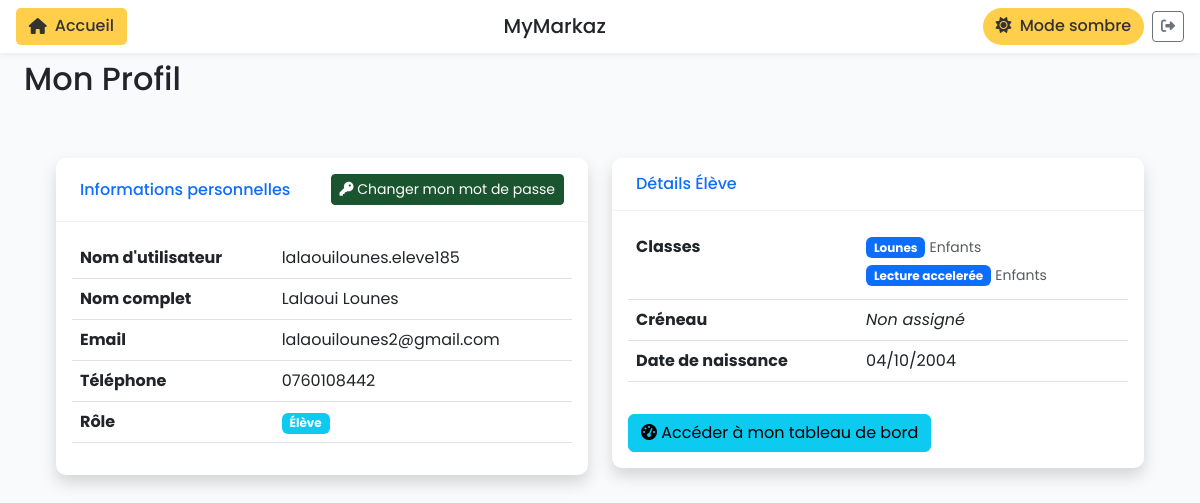
Screenshot of /profile/ (signed in) with the database file from the repository.
### ecole_app/models.py (models this page shows, shortened)
class SiteConfig(models.Model):
    key = models.CharField(max_length=50, unique=True)
    value = models.CharField(max_length=255, default='default')
    @classmethod
    def get_site_name(cls):
        site_config = cls.objects.filter(key='site_name').first()
        return site_config.value if site_config else 'École Markaz'
    class Meta:
        verbose_name = "Configuration du site"
        verbose_name_plural = "Configurations du site"

class Eleve(models.Model):
    classes = models.ManyToManyField('Classe', related_name='eleves_multi', blank=True)  # Ajout pour multi-classes
    composante = models.ForeignKey(Composante, on_delete=models.CASCADE, related_name='eleves', null=True, blank=True)
    user = models.OneToOneField(User, on_delete=models.CASCADE, null=True, blank=True, related_name='eleve')
    nom = models.CharField(max_length=100)
    prenom = models.CharField(max_length=100, blank=True)
    prenom_pere = models.CharField(max_length=100, blank=True, null=True, help_text="Prénom du père")
    prenom_mere = models.CharField(max_length=100, blank=True, null=True, help_text="Prénom de la mère")
    mot_de_passe_en_clair = models.CharField(max_length=100, blank=True, null=True, help_text="Mot de passe en clair (non sécurisé)")
    classe = models.ForeignKey(Classe, on_delete=models.SET_NULL, null=True, related_name='eleves')
    creneaux = models.ManyToManyField(Creneau, related_name='eleves', blank=True)
    annee_scolaire = models.ForeignKey(AnneeScolaire, on_delete=models.SET_NULL, null=True, blank=True, related_name='eleves')
    date_naissance = models.DateField(null=True, blank=True)
    telephone = models.CharField(max_length=20, blank=True)
    telephone_secondaire = models.CharField(max_length=20, blank=True, null=True, help_text="Numéro de téléphone secondaire")
    adresse = models.TextField(blank=True)
    email = models.EmailField(blank=True)
    remarque = models.TextField(blank=True, null=True, help_text="Remarque libre sur l'élève")
    archive = models.BooleanField(default=False, help_text="Élève archivé")
    motif_archive = models.TextField(blank=True, null=True, help_text="Motif d'archivage")
    date_creation = models.DateTimeField(auto_now_add=True)
    montant_total = models.DecimalField(max_digits=10, decimal_places=2, default=200.00, help_text="Montant total à payer pour l'inscription")
    class Meta:
        verbose_name = "Élève"
        verbose_name_plural = "Élèves"

class Classe(models.Model):
    composante = models.ForeignKey(Composante, on_delete=models.CASCADE, related_name='classes', null=True, blank=True)
    nom = models.CharField(max_length=100)
    professeur = models.ForeignKey(Professeur, on_delete=models.SET_NULL, null=True, related_name='classes')
    creneau = models.ForeignKey(Creneau, on_delete=models.SET_NULL, null=True, related_name='classes')
    capacite = models.IntegerField(default=20)
    annee_scolaire = models.ForeignKey(AnneeScolaire, on_delete=models.SET_NULL, null=True, blank=True, related_name='classes')
    date_creation = models.DateTimeField(auto_now_add=True)
    class Meta:
        verbose_name = "Classe"
        verbose_name_plural = "Classes"

class Composante(models.Model):
    nom = models.CharField(max_length=100, unique=True, help_text="Nom de la composante (ex: École Enfants, École Adultes, etc.)")
    description = models.TextField(blank=True, help_text="Description de la composante")
    active = models.BooleanField(default=True, help_text="Composante active ou non")
    date_creation = models.DateTimeField(auto_now_add=True)
    class Meta:
        verbose_name = "Composante"
        verbose_name_plural = "Composantes"
        ordering = ['nom']

### ecole_app/views_auth.py (the view)
# urls.py: path('profile/', views_auth.profile, name='profile'),
@login_required
def profile(request):
    user = request.user
    user_type = None
    profile_data = None
    if hasattr(user, 'professeur') and user.professeur:
        user_type = 'professeur'
        professeur = Professeur.objects.prefetch_related('classes').get(id=user.professeur.id)
        annee_active = AnneeScolaire.objects.filter(active=True).first()
        if annee_active:
            classes_actives = professeur.classes.filter(annee_scolaire=annee_active)
            professeur.classes_actives = classes_actives
        profile_data = professeur
    elif hasattr(user, 'eleve') and user.eleve:
        user_type = 'eleve'
        profile_data = Eleve.objects.prefetch_related('classes').get(id=user.eleve.id)
    context = {
        'user_type': user_type,
        'profile_data': profile_data,
    }
    if user_type == 'eleve':
        return render(request, 'ecole_app/auth/profile_eleve.html', context)
    else:
        return render(request, 'ecole_app/auth/profile.html', context)

### ecole_app/context_processors.py (called while the page is built)
def site_name(request):
    return {
        'site_name': SiteConfig.get_site_name()
    }

### ecole_app/templates/ecole_app/auth/profile_eleve.html (shortened to what this page needs)
{% extends 'ecole_app/base_eleve.html' %}
{% block page_title %}Mon Profil{% endblock %}
{% block content %}
<div class="container-fluid">
    <div class="row">
        <div class="col-lg-6">
            <div class="card shadow mb-4">
                <div class="card-header py-3 d-flex flex-row align-items-center justify-content-between">
                    <h6 class="m-0 font-weight-bold text-primary">Informations personnelles</h6>
                    <a href="{% url 'reset_password' %}" class="btn btn-primary btn-sm" title="Modifier mon mot de passe" aria-label="Modifier mon mot de passe">
                        <i class="fas fa-key" aria-hidden="true"></i> Changer mon mot de passe
                    </a>
                </div>
                <div class="card-body">
                    <div class="table-responsive">
                        <table class="table">
                            <tbody>
                                <tr>
                                    <th>Nom d'utilisateur</th>
                                    <td>{{ user.username }}</td>
                                </tr>
                                <tr>
                                    <th>Nom complet</th>
                                    <td>
                                        {% if user.get_full_name %}
                                            {{ user.get_full_name }}
                                        {% else %}
                                            {{ profile_data.nom }} {{ profile_data.prenom }}
                                        {% endif %}
                                    </td>
                                </tr>
                                <tr>
                                    <th>Email</th>
                                    <td>
                                        {% if profile_data.email %}
                                            {{ profile_data.email }}
                                        {% else %}
                                            <em>Non spécifié</em>
                                        {% endif %}
                                    </td>
                                </tr>
                                <tr>
                                    <th>Téléphone</th>
                                    <td>
                                        {% if profile_data.telephone %}
                                            {{ profile_data.telephone }}
                                        {% else %}
                                            <em>Non spécifié</em>
                                        {% endif %}
                                    </td>
                                </tr>
                                <tr>
                                    <th>Rôle</th>
                                    <td>
                                        <span class="badge bg-info">Élève</span>
                                    </td>
                                </tr>
                            </tbody>
                        </table>
                    </div>
                </div>
            </div>
        </div>
        <div class="col-lg-6">
            <div class="card shadow mb-4">
                <div class="card-header py-3">
                    <h6 class="m-0 font-weight-bold text-primary">Détails Élève</h6>
                </div>
                <div class="card-body">
                    <div class="table-responsive">
                        <table class="table">
                            <tbody>
                                <tr>
                                    <th>Classe{% if profile_data.classes.all|length > 1 %}s{% endif %}</th>
                                    <td>
                                        {% if profile_data.classes.all %}
                                            {% for classe in profile_data.classes.all %}
                                                <div class="mb-1">
                                                    <span class="badge bg-primary">{{ classe.nom }}</span>
                                                    {% if classe.composante %}
                                                        <small class="text-muted">{{ classe.composante.nom }}</small>
                                                    {% endif %}
                                                </div>
                                            {% endfor %}
                                        {% else %}
                                            <em>Non assigné</em>
                                        {% endif %}
                                    </td>
                                </tr>
                                <tr>
                                    <th>Créneau</th>
                                    <td>
                                        {% if profile_data.creneau %}
                                            {{ profile_data.creneau }}
                                            {% if profile_data.creneau.jour %}
                                                <br>
                                                <small class="text-muted">
                                                    {{ profile_data.creneau.get_jour_display }}
                                                    {% if profile_data.creneau.heure_debut and profile_data.creneau.heure_fin %}
                                                        {{ profile_data.creneau.heure_debut|time:"H:i" }} - {{ profile_data.creneau.heure_fin|time:"H:i" }}
                                                    {% endif %}
                                                </small>
                                            {% endif %}
                                        {% else %}
                                            <em>Non assigné</em>
                                        {% endif %}
                                    </td>
                                </tr>
                                <tr>
                                    <th>Date de naissance</th>
                                    <td>
                                        {% if profile_data.date_naissance %}
                                            {{ profile_data.date_naissance|date:"d/m/Y" }}
                                        {% else %}
                                            <em>Non spécifiée</em>
                                        {% endif %}
                                    </td>
                                </tr>
                            </tbody>
                        </table>
                    </div>
                    <div class="mt-3">
                        <a href="{% url 'dashboard_eleve' %}" class="btn btn-info btn-block">
                            <i class="fas fa-tachometer-alt" aria-hidden="true"></i> Accéder à mon tableau de bord
                        </a>
                    </div>
                </div>
            </div>
        </div>
    </div>
</div>
{% endblock %}

### ecole_app/templates/ecole_app/base_eleve.html (shortened to what this page needs)
<!DOCTYPE html>
<html lang="fr">
<head>
    <link href="https://cdn.jsdelivr.net/npm/bootstrap@5.3.0/dist/css/bootstrap.min.css" rel="stylesheet">
    <link rel="stylesheet" href="https://cdnjs.cloudflare.com/ajax/libs/font-awesome/6.4.0/css/all.min.css">
    {% load static %}
    <link href="{% static 'ecole_app/css/composante.css' %}" rel="stylesheet">
    <link href="{% static 'ecole_app/css/custom-styles.css' %}" rel="stylesheet">
</head>
<body>
    <div class="top-nav fixed-top">
        <a href="{% url 'dashboard_eleve' %}" class="home-button">
            <i class="fas fa-home"></i> Accueil
        </a>
        <h5 class="mb-0 d-flex align-items-center" style="gap: 0.5rem;">
            {{ site_name }}
        </h5>
        <div class="d-flex align-items-center">
            <button class="mode-toggle" id="toggleDarkMode">
                <i class="fas fa-sun me-1"></i> Mode sombre
            </button>
            {% if request.user.is_authenticated %}
            <a href="{% url 'logout' %}" class="btn btn-sm btn-outline-secondary ms-2" title="Déconnexion">
                <i class="fas fa-sign-out-alt"></i>
            </a>
            {% endif %}
        </div>
    </div>
    <div class="container-fluid">
        <div class="row">
            <main class="col-12 px-md-4 main-content">
                <div class="dashboard-header">
                    <h2>{% block page_title %}{% endblock %}</h2>
                </div>
                <div class="content">
                    {% block content %}{% endblock %}
                </div>
            </main>
        </div>
    </div>
    <link rel="stylesheet" type="text/css" href="https://cdn.datatables.net/1.10.24/css/dataTables.bootstrap5.min.css">
</body>
</html>

### ecole_app/templates/ecole_app/base_eleve.html (style rules this page uses)
:root { --primary-green: #1b5530; --light-green: #22693c; --yellow-accent: #ffce4b; --text-light: #ffffff; --bg-light: #f8fafb; }
body { font-family: 'Poppins', sans-serif; background-color: var(--bg-light); }
.content { padding: 20px; }
.dashboard-header { margin-bottom: 2rem; display: flex; justify-content: space-between; align-items: center; }
.card { border: none; border-radius: 10px; box-shadow: 0 2px 8px rgba(0,0,0,0.08); margin-bottom: 1.5rem; }
.card-header { background-color: white; border-bottom: 1px solid rgba(0,0,0,0.05); padding: 1rem 1.5rem; font-weight: 600; border-radius: 10px 10px 0 0 !important; }
.btn-primary { background-color: var(--primary-green); border-color: var(--primary-green); }
.top-nav { background-color: white; padding: 0.5rem 1rem; display: flex; justify-content: space-between; align-items: center; border-bottom: 1px solid rgba(0,0,0,0.05); box-shadow: 0 2px 5px rgba(0,0,0,0.05); }
.main-content { margin-top: 60px; }
.mode-toggle { background-color: var(--yellow-accent); color: #333; border: none; padding: 0.4rem 0.8rem; border-radius: 20px; font-weight: 500; }
.home-button { background-color: var(--yellow-accent); color: #333; border: none; padding: 0.4rem 0.8rem; border-radius: 5px; font-weight: 500; text-decoration: none; display: inline-flex; align-items: center; gap: 0.5rem; }

### rows the page displays
SiteConfig: value "MyMarkaz"
Eleve: nom "Lalaoui", prenom "Lounes", email "lalaouilounes2@gmail.com", telephone "0760108442", date_naissance "04/10/2004"
Classe: nom "Lounes", composante.nom "Enfants"
Classe: nom "Lecture accelerée", composante.nom "Enfants"

### other values shown
{{ user.username }} "lalaouilounes.eleve185"
